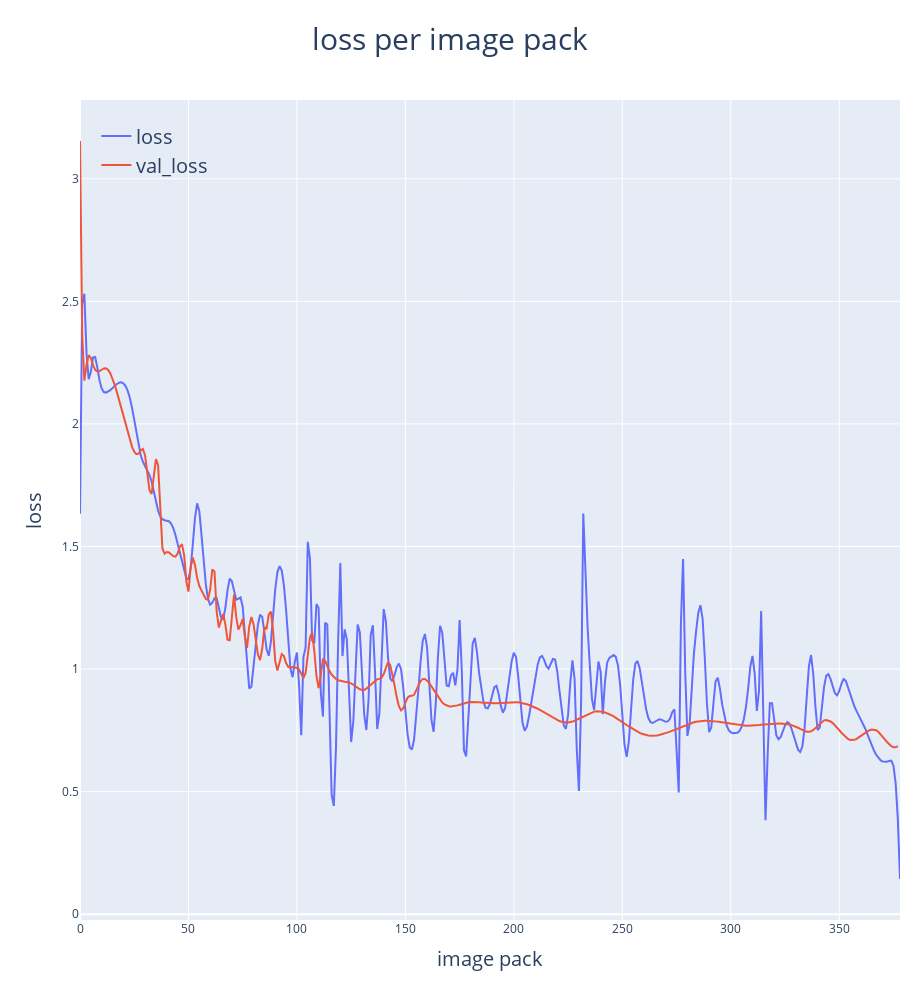

Write notebook code for a chart like this one.
### Code cell
tck = interpolate.splrep(X_axis, CNN.history['loss'][0], k = 3, s = 18)
loss_smoothed = interpolate.splev(X_axis, tck, der = 0)

tck = interpolate.splrep(X_axis, CNN.history['val_loss'][0], k = 3, s = 1)
val_loss_smoothed = interpolate.splev(X_axis[:-1], tck, der = 0)

data = [go.Scatter(x=X_axis, y = loss_smoothed, name = 'loss'),
        go.Scatter(x=X_axis[:-1], y = val_loss_smoothed, name = 'val_loss')]

layout = go.Layout(
    height = 1000,
    title = dict(
        text = 'loss per image pack',
        font_size = 30,
        x = .5
    ),
    xaxis_title = dict(
        text = 'image pack',
        font_size = 20
    ),
    yaxis_title = dict(
        text = 'loss',
        font_size = 20
    ),
    legend = dict(
        x = 0.02, y = .98,
        bgcolor = 'rgba(0,0,0,0)',
        font_size = 20
    ),
    margin={'r':0}
)
go.Figure(data, layout)

### Figure 1 — Plotly figure (JSON) as saved in the notebook; plotly's stock layout.template omitted (floating-point values rounded to 4 significant figures; data arrays with more than 128 entries replaced by an {"elided": "..."} marker saying what was removed)
{"data": [{"name": "loss", "type": "scatter", "x": {"elided": "379 int values"}, "y": {"elided": "379 float values"}}, {"name": "val_loss", "type": "scatter", "x": {"elided": "378 int values"}, "y": {"elided": "378 float values"}}], "layout": {"height": 1000, "legend": {"bgcolor": "rgba(0,0,0,0)", "font": {"size": 20}, "x": 0.02, "y": 0.98}, "margin": {"r": 0}, "title": {"font": {"size": 30}, "text": "loss per image pack", "x": 0.5}, "xaxis": {"title": {"font": {"size": 20}, "text": "image pack"}}, "yaxis": {"title": {"font": {"size": 20}, "text": "loss"}}}}
